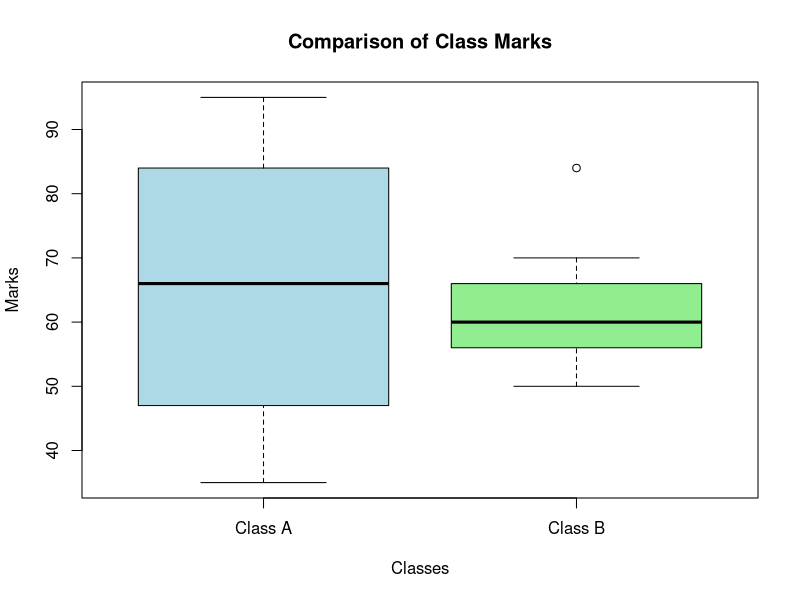

Reproduce this figure in R.
# Compare Class A and Class B

class_A <- c(76, 35, 47, 64, 95, 66, 89, 36, 84)
class_B <- c(51, 56, 84, 60, 59, 70, 63, 66, 50)

# Mean
mean(class_A)
mean(class_B)

# Median
median(class_A)
median(class_B)

# Range
range(class_A)
range(class_B)

# Range difference
diff(range(class_A))
diff(range(class_B))

# Boxplot
boxplot(class_A, class_B,
        names = c("Class A", "Class B"),
        main = "Comparison of Class Marks",
        xlab = "Classes",
        ylab = "Marks",
        col = c("lightblue", "lightgreen"))
